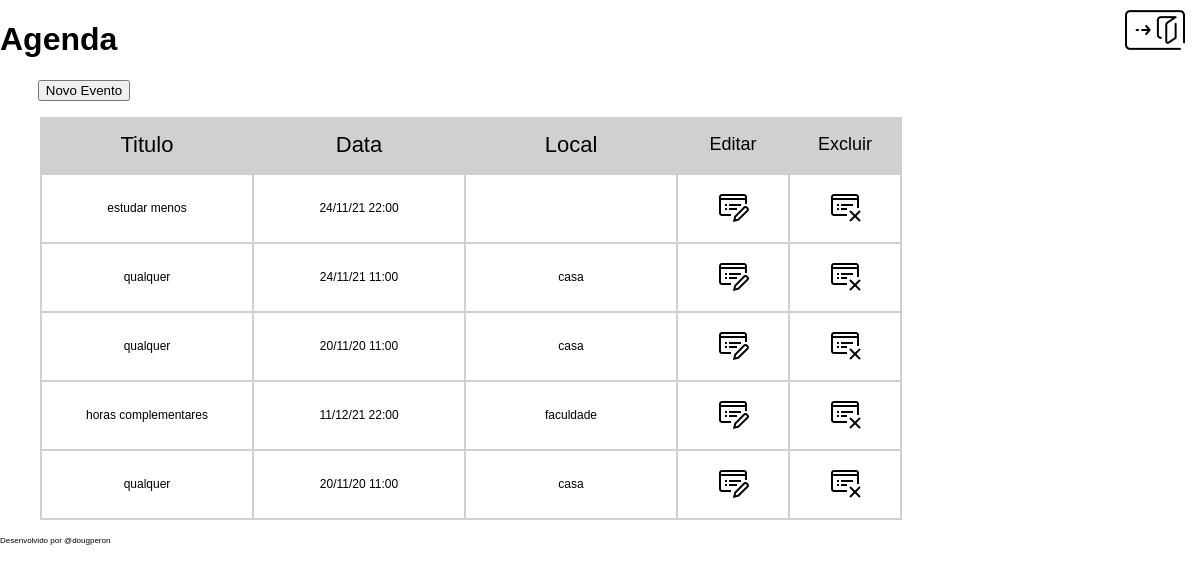
The page /agenda/ (signed in) on the database as committed earlier.
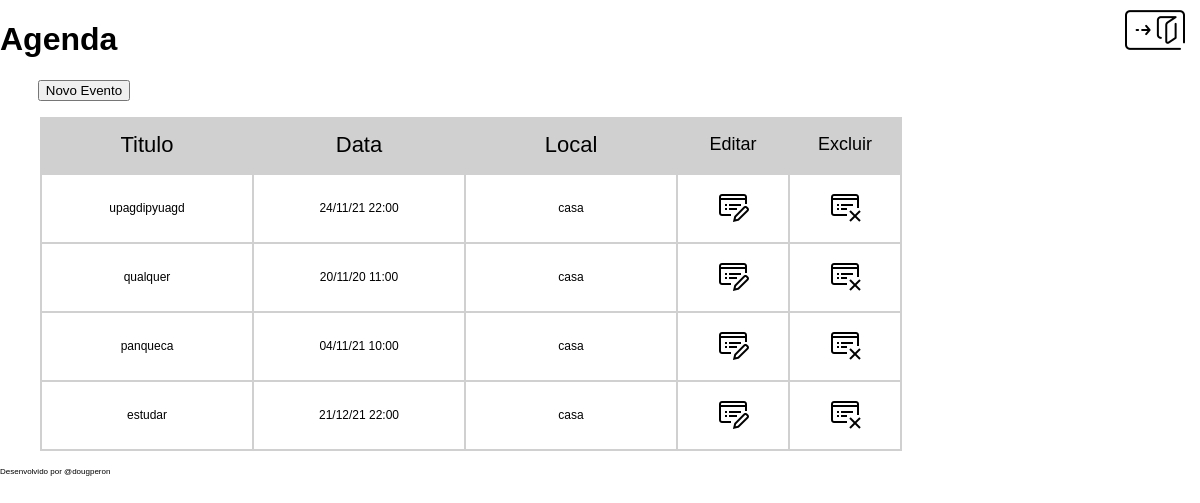
The same page on the database as committed later.
### core/models.py (models this page shows, shortened)
class Evento(models.Model):
    titulo = models.CharField(max_length=100)
    local = models.CharField(max_length=100,null=True, blank=True)
    descricao = models.TextField(null=True, blank=True)
    data_evento = models.DateTimeField(verbose_name='Data do Evento')
    data_criacao = models.DateTimeField(auto_now=True)
    usuario = models.ForeignKey(User, on_delete=models.CASCADE)
    class Meta:
        db_table = 'evento'
    def get_data_evento(self):
        return self.data_evento.strftime('%d/%m/%y %H:%M')
    def local_evento(self):
        return self.local

### core/views.py (the view)
# urls.py: path('agenda/', views.lista_eventos),
@login_required(login_url='/login/')
def lista_eventos(request):
    usuario = request.user
    evento = Evento.objects.filter(usuario= usuario)
    dados = {'eventos': evento}
    return render(request,'agenda.html', dados)

### templates/agenda.html
{% extends "model-page.html" %}
{% load static %}
{% block content %}
<div>
    <a class="button" href="evento/"><button type="button">Novo Evento</button></a>
      <ul>
        <table class="table">
          <thead>
              <tr>
                <td class="line" style="font-size: 22px; background-color: #d0d0d0">Titulo</td>
                <td class="line" style="font-size: 22px; background-color: #d0d0d0">Data</td>
                <td class="line" style="font-size: 22px; background-color: #d0d0d0">Local</td>
                <td class="ota" style="background-color: #d0d0d0">Editar</td>
                <td class="ota" style="background-color: #d0d0d0">Excluir</td>
              </tr>
            </thead>
          </table>
      {% for evento in eventos %}
        <table class="table">
          <tbody>
            <tr cellspacing="0">
              <td class="line">{{evento.titulo}}</td>
              <td class="line">{{evento.get_data_evento}}</td>
              <td class="line">{{evento.local_evento}}</td>
              <td class="ota"> <a href="evento/?id={{evento.id}}"><img src="/static/edit_ico.png" title="Editar"></a> </td>
              <td class="ota"> <a href="evento/delete/{{evento.id}}/"><img src="/static/delete_ico.png" title="Delete"><a> </td>
            </tr>
          </tbody>
        </table>
        {% endfor %}
      </ul>
</div>
{% endblock %}

### templates/model-page.html
<!DOCTYPE html>
<html lang="pt-br">
<head>
    {% include "model-header.html" %}
</head>
<body>
    <div>
        {% block content %}
        {% endblock %}
    </div>
    {% include "model-footer.html" %}
</body>
</html>

### templates/model-header.html (shortened to what this page needs)
{% load static %}
<link rel="stylesheet" href="{% static '1css.css'%}">
<div style="display: inline-block"><h1>Agenda</h1></div>
<div align="right" style="float: right; display: inline-block; margin-right: 15px;">
    <a href="/logout"><img src="/static/exit.png"></a>
</div>

### templates/model-footer.html
<p class="footer">Desenvolvido por @dougperon</p>

### assets/1css.css (style rules this page uses)
body { height: 700px; margin: 0px; font-family: arial }
.table { border-collapse: collapse; border-spacing: 0; display: table; overflow-x: auto; white-space: nowrap; }
.line { font-size: 12px; width: 200px; vertical-align: middle; text-align: center; padding: 15px 5px; border-right: 2px solid #d0d0d0; border-bottom: 2px solid #d0d0d0; border-left: 2px solid #d0d0d0; }
.ota { font-size: 18px; width: 100px; vertical-align: middle; text-align: center; padding: 15px 5px; border-right: 2px solid #d0d0d0; border-bottom: 2px solid #d0d0d0; border-left: 2px solid #d0d0d0; }
.footer { float: bottom; font-size: 8px; }
.button { margin-left: 1cm; }

Rows that differ between the two databases and show on the page:
removed Evento: titulo "qualquer", get_data_evento "24/11/21 11:00", local_evento "casa"
removed Evento: titulo "horas complementares", get_data_evento "11/12/21 22:00", local_evento "faculdade"
removed Evento: titulo "qualquer", get_data_evento "20/11/20 11:00", local_evento "casa"
changed Evento: titulo "estudar menos" → "upagdipyuagd"; local_evento (not shown) → "casa"
added Evento: titulo "panqueca", get_data_evento "04/11/21 10:00", local_evento "casa"
added Evento: titulo "estudar", get_data_evento "21/12/21 22:00", local_evento "casa"
